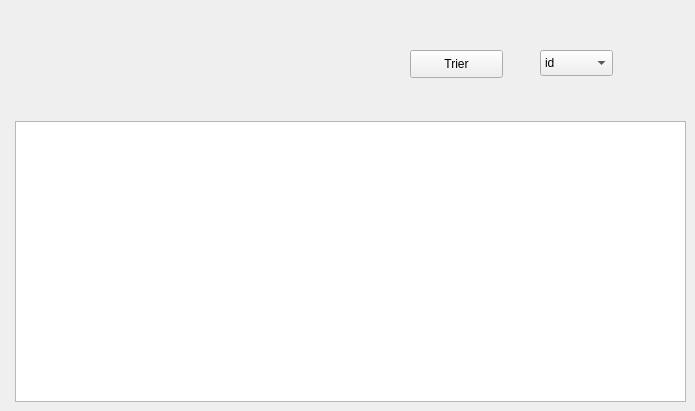
      <widget class="QWidget" name="tab_5">
       <attribute name="title">
        <string>Trier</string>
       </attribute>
       <widget class="QTableView" name="tabtlc">
        <property name="geometry">
         <rect>
          <x>15</x>
          <y>121</y>
          <width>671</width>
          <height>281</height>
         </rect>
        </property>
       </widget>
       <widget class="QPushButton" name="Trier_local">
        <property name="geometry">
         <rect>
          <x>410</x>
          <y>50</y>
          <width>93</width>
          <height>28</height>
         </rect>
        </property>
        <property name="text">
         <string>Trier</string>
        </property>
       </widget>
       <widget class="QComboBox" name="boxlc">
        <property name="geometry">
         <rect>
          <x>540</x>
          <y>50</y>
          <width>73</width>
          <height>26</height>
         </rect>
        </property>
        <item>
         <property name="text">
          <string>id</string>
         </property>
        </item>
        <item>
         <property name="text">
          <string>type</string>
         </property>
        </item>
        <item>
         <property name="text">
          <string>prix</string>
         </property>
        </item>
        <item>
         <property name="text">
          <string>superficie</string>
         </property>
        </item>
        <item>
         <property name="text">
          <string>duree</string>
         </property>
        </item>
       </widget>
      </widget>
